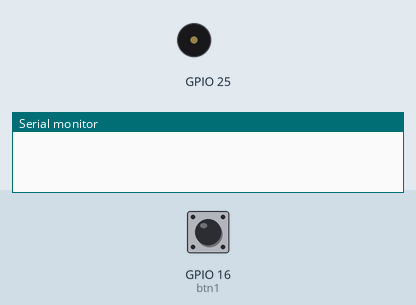
Bench run of a sketch on a simulated ESP32. Parts: buzzer (waves = sounding), the last lines printed to the serial monitor. Inputs (shaded band) come from the test bench; at power-on: GPIO 16 (btn1) HIGH.

Above: at 1.2 s.
1.3 s: GPIO 16 (btn1) pulled LOW for 0.15 s
At 2.1 s:
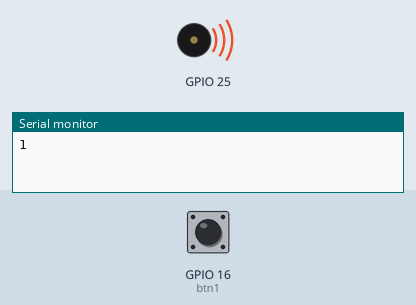
Timing chart, 0 to 8.9 s (numbered marks = the images above; inputs shaded):
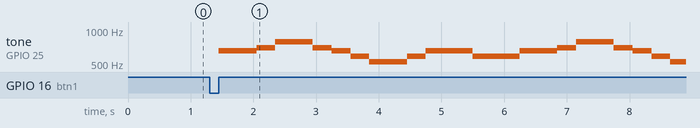

The sketch:

pj4_2_music.ino
```cpp
#include <ESP32Tone.h>
#include <musicESP32_home.h>
music Music(25);
#define btn1 16
int btn_count = 0; //Used to count the clicked button times
boolean music_flag = 0;

void setup() {
  Serial.begin(9600);
  pinMode(btn1, INPUT);
  pinMode(25, OUTPUT);
//  Music.tetris();
//  Music.birthday();
//  Music.Ode_to_Joy();
//  Music.christmas();
//  Music.super_mario();
//  Music.star_war_tone();
}

void loop() {
  boolean btn1_val = digitalRead(btn1);
  if(btn1_val == 0) //If the button is pressed
  {
    delay(10);  //Delay 10ms to eliminate button jitter
    if(btn1_val == 0) //Make sure the button is pressed again
    {
      boolean btn_state = 1;
      while(btn_state == 1) //Loop indefinitely until the button is released
      {
        boolean btn_val = digitalRead(btn1);
        if(btn_val == 1)  //If the button is released
        {
          music_flag = 1;
          btn_count++;    //Automatically increments by 1 to count the number of times the button is clicked
          Serial.println(btn_count);
          if(btn_count == 4)
          {
            btn_count = 1;
          }
          switch(btn_count)
          {
            case 1: if(music_flag == 1){Music.Ode_to_Joy();music_flag=0;} break;
            case 2: if(music_flag == 1){Music.christmas();music_flag=0;} break;
            case 3: if(music_flag == 1){Music.tetris();music_flag=0;} break;
          }
          btn_state = 0;  //The button is released and exits the loop
        }
      }
    }
  }
}
```

Measured:
- after the input at 1.3 s, tone on GPIO 25: plays 658 Hz for 0.60 s, 697 Hz for 0.30 s, 783 Hz for 0.60 s, 697 Hz for 0.30 s, 658 Hz for 0.30 s, 586 Hz for 0.30 s … (17 notes in this stretch), starting after 0.15 s
